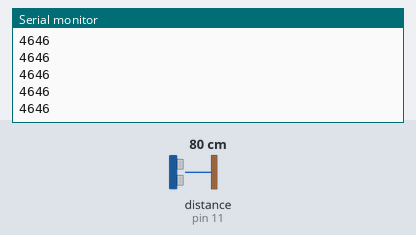
Bench run of a sketch on a simulated Arduino Uno, built with avr-gcc and run on an emulated ATmega328P. On the bench: the last lines printed to the serial monitor. Wiring (inferred from the names in the program): ultrasonic range finder: trigger pin 12; echo pin 11. The inputs (shaded band) are chosen by the test bench; at power-on: distance to the obstacle (sensor on pin 11) 80 cm. The echo pulse lasts 58.3 µs per cm.

Above: at 1.2 s.
1.3 s: distance to the obstacle (sensor on pin 11) set to 2 cm
At 2.3 s:
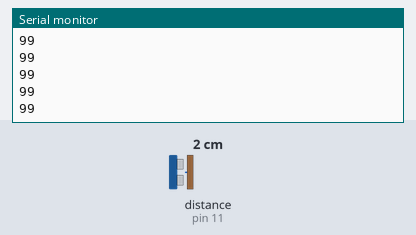
2.8 s: distance to the obstacle (sensor on pin 11) set to 4 cm
At 3.5 s:
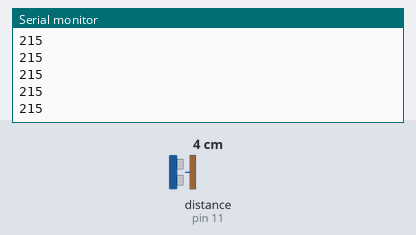
Timing chart, 0 to 5.8 s (numbered marks = the images above; inputs shaded):
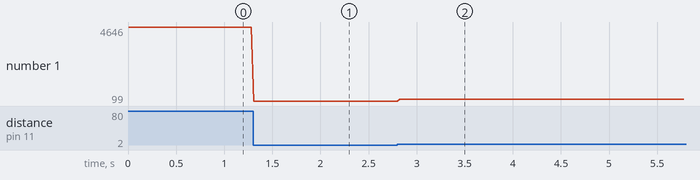

The sketch:

54-Speed-of-Sound.ino
```cpp
/**
 * Lesson 54 - Speed of Light Calculations

 Redoing homework from yesterday
 I used cm/microsecond
 Silly Paul used inches.

 Wow Paul called me out for just throwing it in excel and not doing math...

 Wow he also called me out for making fun of the imperial system

 This was just a math and physics lesson, not an arduino lesson :(
 */


int trigPin = 12;
int echoPin = 11;
int pingTravelTime;

void setup() {
  pinMode(trigPin, OUTPUT);
  pinMode(echoPin, INPUT);
  Serial.begin(9600);
}

void loop() {
  digitalWrite(trigPin,LOW);
  delayMicroseconds(10);
  digitalWrite(trigPin,HIGH);
  delayMicroseconds(10);
  digitalWrite(trigPin,LOW);
  pingTravelTime = pulseIn(echoPin, HIGH);
  Serial.println(pingTravelTime);
  delay(25);
}
```

Measured:
- after the input at 1.3 s, the serial monitor: prints a new line at once (image 1)
- after the input at 2.8 s, the serial monitor: prints a new line at once (image 2)
- plotted number 1: 4646 → 99 after the input at 1.3 s, 99 → 215 after the input at 2.8 s
